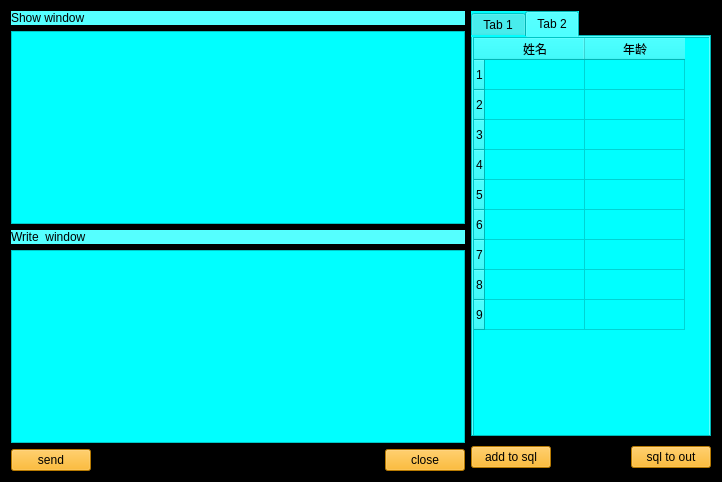
<?xml version="1.0" encoding="UTF-8"?>
<ui version="4.0">
 <class>ServerWidget</class>
 <widget class="QWidget" name="ServerWidget">
  <property name="geometry">
   <rect>
    <x>0</x>
    <y>0</y>
    <width>722</width>
    <height>482</height>
   </rect>
  </property>
  <property name="windowTitle">
   <string>ServerWidget</string>
  </property>
  <property name="styleSheet">
   <string notr="true">QWidget{
background-color: rgb(0, 0, 0);
}
QPushButton{
background-color: rgb(255, 170, 0);
}

QTabWidget{
background-color: rgb(85, 170, 0);
}</string>
  </property>
  <layout class="QHBoxLayout" name="horizontalLayout_4">
   <item>
    <layout class="QHBoxLayout" name="horizontalLayout_3">
     <item>
      <layout class="QVBoxLayout" name="verticalLayout_5">
       <item>
        <layout class="QVBoxLayout" name="verticalLayout_4">
         <item>
          <layout class="QVBoxLayout" name="verticalLayout">
           <item>
            <widget class="QLabel" name="label">
             <property name="styleSheet">
              <string notr="true">QWidget{
	font: 12pt &quot;Arial&quot;;
background-color: rgb(255, 255, 255);
	background-color: rgb(85, 255, 255);
}</string>
             </property>
             <property name="text">
              <string>Show window</string>
             </property>
            </widget>
           </item>
           <item>
            <widget class="QTextEdit" name="textEditRead">
             <property name="styleSheet">
              <string notr="true">background-color: rgb(0, 255, 255);
font: 14pt &quot;Arial&quot;;</string>
             </property>
             <property name="readOnly">
              <bool>true</bool>
             </property>
            </widget>
           </item>
          </layout>
         </item>
         <item>
          <layout class="QVBoxLayout" name="verticalLayout_2">
           <item>
            <widget class="QLabel" name="label_2">
             <property name="styleSheet">
              <string notr="true">QWidget{
	font: 12pt &quot;Arial&quot;;
background-color: rgb(85, 255, 255);
}</string>
             </property>
             <property name="text">
              <string>Write  window</string>
             </property>
            </widget>
           </item>
           <item>
            <widget class="QTextEdit" name="textEditWrite">
             <property name="styleSheet">
              <string notr="true">background-color: rgb(0, 255, 255);
font: 14pt &quot;Arial&quot;;</string>
             </property>
            </widget>
           </item>
          </layout>
         </item>
        </layout>
       </item>
       <item>
        <layout class="QHBoxLayout" name="horizontalLayout">
         <item>
          <widget class="QPushButton" name="btnSend">
           <property name="styleSheet">
            <string notr="true">font: 12pt &quot;Arial&quot;;</string>
           </property>
           <property name="text">
            <string>send</string>
           </property>
          </widget>
         </item>
         <item>
          <spacer name="horizontalSpacer">
           <property name="orientation">
            <enum>Qt::Horizontal</enum>
           </property>
           <property name="sizeHint" stdset="0">
            <size>
             <width>288</width>
             <height>20</height>
            </size>
           </property>
          </spacer>
         </item>
         <item>
          <widget class="QPushButton" name="btnClose">
           <property name="styleSheet">
            <string notr="true">font: 12pt &quot;Arial&quot;;</string>
           </property>
           <property name="text">
            <string>close</string>
           </property>
          </widget>
         </item>
        </layout>
       </item>
      </layout>
     </item>
     <item>
      <layout class="QVBoxLayout" name="verticalLayout_3">
       <item>
        <widget class="QTabWidget" name="tabWidget">
         <property name="styleSheet">
          <string notr="true">background-color: rgb(0, 255, 255);</string>
         </property>
         <property name="currentIndex">
          <number>1</number>
         </property>
         <widget class="QWidget" name="student">
          <attribute name="title">
           <string>Tab 1</string>
          </attribute>
          <widget class="QTableWidget" name="tableWidgetStu">
           <property name="geometry">
            <rect>
             <x>0</x>
             <y>0</y>
             <width>301</width>
             <height>421</height>
            </rect>
           </property>
           <property name="styleSheet">
            <string notr="true">font: 11pt &quot;Arial&quot;;
font: 75 12pt &quot;Arial&quot;;
background-color: rgb(0, 255, 255);</string>
           </property>
           <row>
            <property name="text">
             <string>1</string>
            </property>
           </row>
           <row>
            <property name="text">
             <string>2</string>
            </property>
           </row>
           <row>
            <property name="text">
             <string>3</string>
            </property>
           </row>
           <row>
            <property name="text">
             <string>4</string>
            </property>
           </row>
           <row>
            <property name="text">
             <string>5</string>
            </property>
           </row>
           <row>
            <property name="text">
             <string>6</string>
            </property>
           </row>
           <row>
            <property name="text">
             <string>7</string>
            </property>
           </row>
           <row>
            <property name="text">
             <string>8</string>
            </property>
           </row>
           <row>
            <property name="text">
             <string>9</string>
            </property>
           </row>
           <column>
            <property name="text">
             <string>姓名</string>
            </property>
           </column>
           <column>
            <property name="text">
             <string>年龄</string>
            </property>
           </column>
          </widget>
         </widget>
         <widget class="QWidget" name="programmer">
          <attribute name="title">
           <string>Tab 2</string>
          </attribute>
          <widget class="QTableWidget" name="tableWidgetPro">
           <property name="geometry">
            <rect>
             <x>0</x>
             <y>0</y>
             <width>301</width>
             <height>401</height>
            </rect>
           </property>
           <property name="styleSheet">
            <string notr="true">background-color: rgb(0, 255, 255);
font: 75 12pt &quot;Arial&quot;;</string>
           </property>
           <row>
            <property name="text">
             <string>1</string>
            </property>
           </row>
           <row>
            <property name="text">
             <string>2</string>
            </property>
           </row>
           <row>
            <property name="text">
             <string>3</string>
            </property>
           </row>
           <row>
            <property name="text">
             <string>4</string>
            </property>
           </row>
           <row>
            <property name="text">
             <string>5</string>
            </property>
           </row>
           <row>
            <property name="text">
             <string>6</string>
            </property>
           </row>
           <row>
            <property name="text">
             <string>7</string>
            </property>
           </row>
           <row>
            <property name="text">
             <string>8</string>
            </property>
           </row>
           <row>
            <property name="text">
             <string>9</string>
            </property>
           </row>
           <column>
            <property name="text">
             <string>姓名</string>
            </property>
           </column>
           <column>
            <property name="text">
             <string>年龄</string>
            </property>
           </column>
          </widget>
         </widget>
        </widget>
       </item>
       <item>
        <layout class="QHBoxLayout" name="horizontalLayout_2">
         <item>
          <widget class="QPushButton" name="btnToSql">
           <property name="minimumSize">
            <size>
             <width>56</width>
             <height>0</height>
            </size>
           </property>
           <property name="styleSheet">
            <string notr="true">alternate-background-color: qlineargradient(spread:pad, x1:0, y1:0, x2:1, y2:0, stop:0 rgba(0, 0, 0, 255), stop:1 rgba(255, 255, 255, 255));
font: 12pt &quot;Arial&quot;;</string>
           </property>
           <property name="text">
            <string>add to sql</string>
           </property>
          </widget>
         </item>
         <item>
          <spacer name="horizontalSpacer_2">
           <property name="orientation">
            <enum>Qt::Horizontal</enum>
           </property>
           <property name="sizeHint" stdset="0">
            <size>
             <width>28</width>
             <height>28</height>
            </size>
           </property>
          </spacer>
         </item>
         <item>
          <widget class="QPushButton" name="btnSqlOut">
           <property name="styleSheet">
            <string notr="true">font: 12pt &quot;Arial&quot;;</string>
           </property>
           <property name="text">
            <string>sql to out</string>
           </property>
          </widget>
         </item>
        </layout>
       </item>
      </layout>
     </item>
    </layout>
   </item>
  </layout>
 </widget>
 <layoutdefault spacing="6" margin="11"/>
 <resources/>
 <connections/>
</ui>
